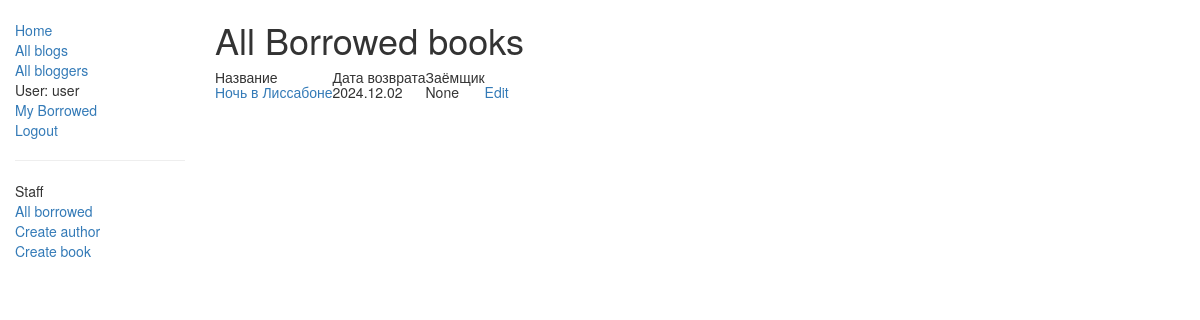
Page /catalog/borrowed/ (signed in) on the committed database.
### catalog/models.py (models this page shows, shortened)
class BookInstance(models.Model):
    id = models.UUIDField(primary_key=True, default=uuid.uuid4,
                          help_text="Unique ID for this particular book across whole library")
    book = models.ForeignKey('Book', on_delete=models.SET_NULL, null=True)
    imprint = models.CharField(max_length=200)
    due_back = models.DateField(null=True, blank=True)
    borrower = models.ForeignKey(User, on_delete=models.SET_NULL, null=True, blank=True)
    LOAN_STATUS = (
        ('m', 'Maintenance'),
        ('o', 'On loan'),
        ('a', 'Available'),
        ('r', 'Reserved'),
    )
    status = models.CharField(max_length=1, choices=LOAN_STATUS, blank=True, default='m', help_text='Book availability')
    class Meta:
        ordering = ["due_back"]
        permissions = (("can_mark_returned", "Set book as returned"),)
    def due_back_format(self):
        return '.'.join((str(self.due_back)).split('-'))
    @property
    def is_overdue(self):
        if self.due_back and date.today() > self.due_back:
            return True
        return False

class Book(models.Model):
    title = models.CharField(max_length=200)
    author = models.ForeignKey('Author', on_delete=models.SET_NULL, null=True)
    summary = models.TextField(max_length=1000, help_text="Enter a brief description of the book")
    isbn = models.CharField('ISBN', max_length=13,
                            help_text='13 Charact <a href="https://www.isbn-international.org/content/what-isbn">ISBN номер</a>')
    genre = models.ManyToManyField('Genre', help_text="Select a genre for this book")
    def display_genre(self):
        """
        Создает строку для жанра. Это необходимо для отображения жанра в Admin.
        """
        return ', '.join([genre.name for genre in self.genre.all()[:3]])
    display_genre.short_description = 'Genre'

### catalog/views.py (the view)
# urls.py: path('borrowed/', views.AllLoanedBooksListView.as_view(), name='all-borrowed'),
class AllLoanedBooksListView(PermissionRequiredMixin, generic.ListView):
    permission_required = 'catalog.can_mark_returned'
    model = BookInstance
    template_name = 'catalog/all_borrowed.html'
    paginate_by = 10
    def get_queryset(self):
        return BookInstance.objects.filter(status__exact='o').order_by('due_back')

### catalog/templates/catalog/all_borrowed.html
{% extends "base_generic.html" %}
{% block content %}
    <h1>All Borrowed books</h1>
    {% if bookinstance_list %}
    <table class="mt-4 h5 display-table">
        <tr class="text-secondary">
            <td>Название</td>
            <td>Дата возврата</td>
            <td>Заёмщик</td>
        </tr>
      {% for bookinst in bookinstance_list %}
        <tr>
            <td><a href="{% url 'book-detail' bookinst.book.pk %}">{{bookinst.book.title}}</a></td>
            <td><span class="{% if bookinst.is_overdue %}text-danger{% endif %}"> {{ bookinst.due_back_format }}</span></td>
            <td>{{bookinst.borrower}}</td>
            {% if perms.catalog.can_mark_returned %}
                <td><a href="{% url 'renew-book-librarian' bookinst.id %}">Edit</a></td>
            {% endif %}
        </tr>
      {% endfor %}
    </table>
    {% else %}
      <p class="h5">There are no rented books</p>
    {% endif %}
{% endblock %}

### catalog/templates/base_generic.html (shortened to what this page needs)
<!doctype html>
<html lang="en">
  <head>
    <link
      rel="stylesheet"
      href="https://maxcdn.bootstrapcdn.com/bootstrap/3.3.7/css/bootstrap.min.css" />
    {% load static %}
    <link rel="stylesheet" href="{% static 'css/styles.css' %}" />
  </head>
  <body>
    <div class="container-fluid">
      <div class="row">
        <div class="col-sm-2">
          {% block sidebar %}
            <ul class="sidebar-nav">
              <li><a href="{% url 'index' %}">Home</a></li>
              <li><a href="{% url 'books' %}">All blogs</a></li>
              <li><a href="{% url 'authors' %}">All bloggers</a></li>
              {% if user.is_authenticated %}
              <li class="mt-4">User: <span class="text-secondary">{{ user.get_username }}</span></li>
              <li><a href="{% url 'my-borrowed' %}">My Borrowed</a></li>
              <li><a href="{% url 'logout'%}?next={{request.path}}">Logout</a></li>
            {% else %}
              <li class="mt-4"><a href="{% url 'login'%}?next={{request.path}}">Login</a></li>
            {% endif %}
            {% if perms.catalog.can_mark_returned %}
                    <hr>
                    <li>Staff</li>
                    <li><a href="{% url 'all-borrowed' %}">All borrowed </a></li>
                    <li><a href="{% url 'author_create' %}">Create author</a></li>
                    <li><a href="{% url 'book_create' %}">Create book</a></li>
                  {% endif %}
            </ul>
          {% endblock %}
        </div>
        <div class="col-sm-10 ">{% block content %}{% endblock %}</div>
          </div>
      </div>
  </body>
</html>

### catalog/static/css/styles.css (style rules this page uses)
.sidebar-nav { margin-top: 20px; padding: 0; list-style: none; }

### rows in the picture
BookInstance: book "Ночь в Лиссабоне", due_back_format "2024.12.02", borrower "None"

### other values in the picture
{{ user.get_username }} "user"
